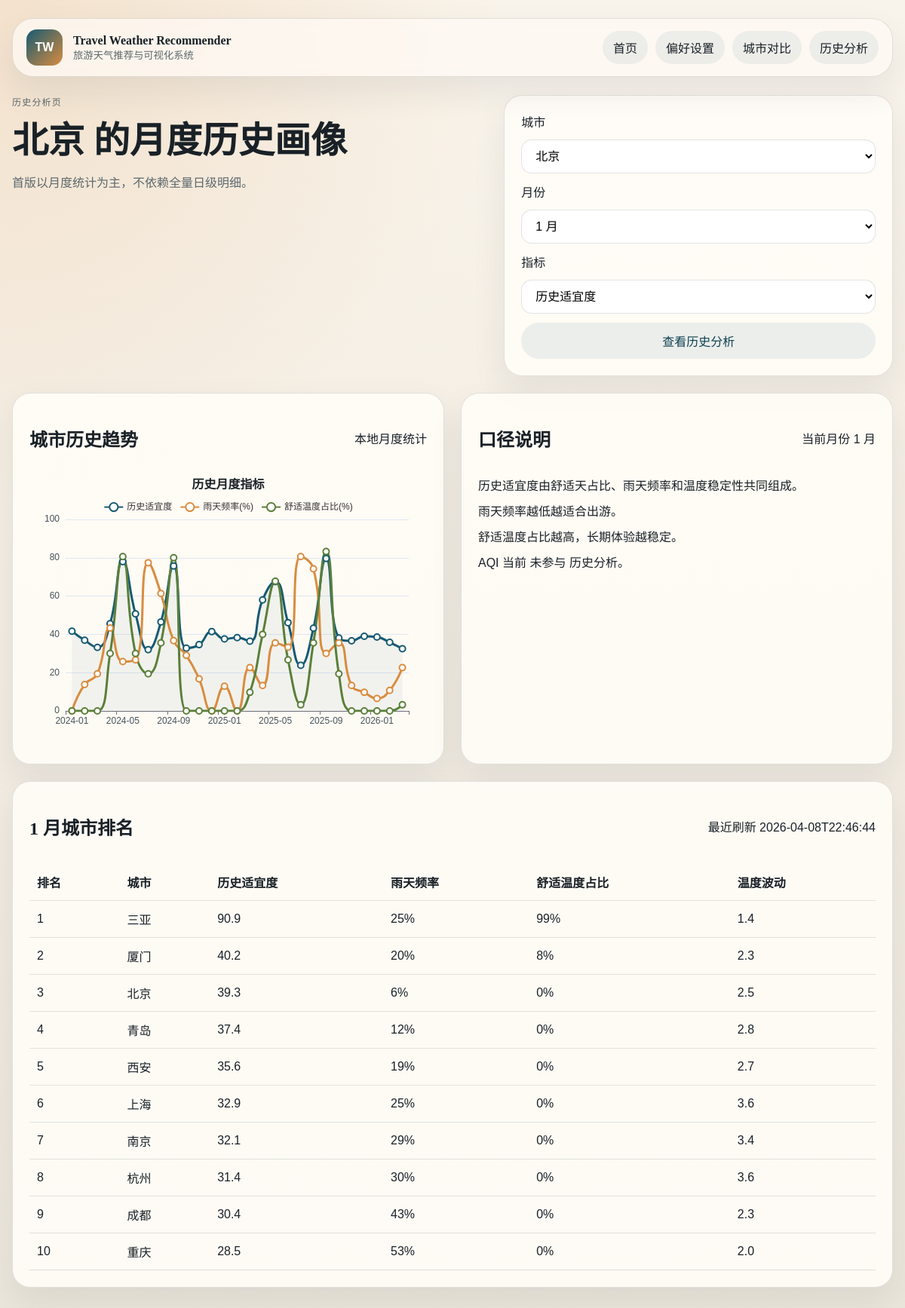
The app's page /history with its own data.
### tables this page shows
CREATE TABLE refresh_log (
                id INTEGER PRIMARY KEY AUTOINCREMENT,
                refresh_time TEXT NOT NULL,
                status TEXT NOT NULL,
                message TEXT NOT NULL
            );

CREATE TABLE history_monthly (
                city_slug TEXT NOT NULL,
                city_name TEXT NOT NULL,
                month_key TEXT NOT NULL,
                month_num INTEGER NOT NULL,
                avg_max_temp REAL,
                avg_min_temp REAL,
                avg_temp REAL,
                rainy_days INTEGER,
                rainy_ratio REAL,
                comfortable_days_ratio REAL,
                temp_std REAL,
                avg_wind_speed_kmh REAL,
                source_type TEXT,
                source_name TEXT,
                crawl_time TEXT,
                PRIMARY KEY (city_slug, month_key)
            );

### web/routes.py (the view)
    @app.get("/history")
    def history_page():
        repository = WeatherRepository()
        preferences = normalize_preferences(request.args)
        city_slug = request.args.get("city") or DEFAULT_CITY_SLUG
        metric = request.args.get("metric") or "suitability"
        history_df = repository.get_history_monthly()
        city_series = get_city_history_series(history_df, city_slug)
        month_options = month_num_options(history_df)
        selected_month = int(request.args.get("month", month_options[0] if month_options else 1))
        ranking = get_history_ranking(history_df, selected_month, metric)
        chart_data = {
            "months": [item["month_key"] for item in city_series],
            "history_scores": [item["history_score"] for item in city_series],
            "rainy_ratio": [round(float(item["rainy_ratio"]) * 100, 1) for item in city_series],
            "comfortable_ratio": [round(float(item["comfortable_days_ratio"]) * 100, 1) for item in city_series],
        }
        return render_template(
            "history.html",
            city=CITY_BY_SLUG[city_slug],
            selected_month=selected_month,
            month_options=month_options,
            metric=metric,
            history_series=city_series,
            ranking=ranking,
            chart_data=chart_data,
            preferences=preferences,
            latest_refresh=repository.get_latest_refresh_info(),
            aqi_available=repository.aqi_available(),
        )

### config/preferences.py (called while the page is built)
def normalize_preferences(raw_mapping) -> dict:
    cleaned = {}
    for key, default_value in DEFAULT_PREFERENCES.items():
        allowed = {value for value, _label in PREFERENCE_OPTIONS[key]}
        value = raw_mapping.get(key, default_value)
        cleaned[key] = value if value in allowed else default_value
    return cleaned

### service/database.py (called while the page is built)
def get_connection() -> sqlite3.Connection:
    DB_PATH.parent.mkdir(parents=True, exist_ok=True)
    connection = sqlite3.connect(DB_PATH)
    connection.row_factory = sqlite3.Row
    return connection

    def _read_df(self, query: str, params: tuple = ()) -> pd.DataFrame:
        connection = get_connection()
        try:
            return pd.read_sql_query(query, connection, params=params)
        finally:
            connection.close()

    def get_history_monthly(self, city_slug: str | None = None) -> pd.DataFrame:
        if city_slug:
            return self._read_df(
                "SELECT * FROM history_monthly WHERE city_slug = ? ORDER BY month_key",
                (city_slug,),
            )
        return self._read_df("SELECT * FROM history_monthly ORDER BY city_slug, month_key")

    def get_latest_refresh_info(self) -> dict:
        df = self._read_df(
            "SELECT refresh_time, status, message FROM refresh_log ORDER BY id DESC LIMIT 1"
        )
        if df.empty:
            return {"refresh_time": "未刷新", "status": "empty", "message": "当前数据库中还没有抓取记录。"}
        return df.iloc[0].to_dict()

    def aqi_available(self) -> bool:
        df = self._read_df("SELECT MAX(aqi) AS max_aqi FROM forecast_daily")
        return not df.empty and pd.notna(df.iloc[0]["max_aqi"])

### service/history_analysis.py (called while the page is built)
def score_history_monthly_row(row: dict) -> float:
    comfortable_component = float(row.get("comfortable_days_ratio", 0.0)) * 55
    rain_component = (1 - float(row.get("rainy_ratio", 0.0))) * 25
    temp_std = float(row.get("temp_std", 0.0))
    stability_component = max(0, (1 - min(temp_std, 12) / 12)) * 20
    return round(min(100, comfortable_component + rain_component + stability_component), 1)

def get_city_history_series(history_df: pd.DataFrame, city_slug: str) -> list[dict]:
    city_df = history_df[history_df["city_slug"] == city_slug].copy()
    if city_df.empty:
        return []
    city_df["history_score"] = city_df.apply(lambda row: score_history_monthly_row(row.to_dict()), axis=1)
    city_df = city_df.sort_values("month_key")
    return city_df.to_dict("records")

### web/templates/history.html (shortened to what this page needs)
{% extends "base.html" %}
{% block content %}
<section class="hero-panel compact">
    <div class="hero-copy">
        <p class="eyebrow">历史分析页</p>
        <h1>{{ city.name }} 的月度历史画像</h1>
        <p>首版以月度统计为主，不依赖全量日级明细。</p>
    </div>
    <form method="get" action="{{ url_for('history_page') }}" class="card filter-form">
        <label>城市</label>
        <select name="city">
            {% for item in cities %}
                <option value="{{ item.slug }}" {% if item.slug == city.slug %}selected{% endif %}>{{ item.name }}</option>
            {% endfor %}
        </select>
        <label>月份</label>
        <select name="month">
            {% for month in month_options %}
                <option value="{{ month }}" {% if month == selected_month %}selected{% endif %}>{{ month }} 月</option>
            {% endfor %}
        </select>
        <label>指标</label>
        <select name="metric">
            <option value="suitability" {% if metric == 'suitability' %}selected{% endif %}>历史适宜度</option>
        </select>
        <button type="submit" class="button">查看历史分析</button>
    </form>
</section>
<section class="content-grid">
    <div class="card chart-card">
        <div class="section-head"><h2>城市历史趋势</h2><span>本地月度统计</span></div>
        <div id="history-main-chart" class="chart"></div>
    </div>
    <div class="card">
        <div class="section-head"><h2>口径说明</h2><span>当前月份 {{ selected_month }} 月</span></div>
        <ul class="note-list">
            <li>历史适宜度由舒适天占比、雨天频率和温度稳定性共同组成。</li>
            <li>雨天频率越低越适合出游。</li>
            <li>舒适温度占比越高，长期体验越稳定。</li>
            <li>AQI 当前 {{ "已参与" if aqi_available else "未参与" }} 历史分析。</li>
        </ul>
    </div>
</section>
<section class="card">
    <div class="section-head"><h2>{{ selected_month }} 月城市排名</h2><span>最近刷新 {{ latest_refresh.refresh_time }}</span></div>
    <table class="data-table">
        <thead>
            <tr>
                <th>排名</th>
                <th>城市</th>
                <th>历史适宜度</th>
                <th>雨天频率</th>
                <th>舒适温度占比</th>
                <th>温度波动</th>
            </tr>
        </thead>
        <tbody>
            {% for row in ranking %}
            <tr>
                <td>{{ row.rank }}</td>
                <td>{{ row.city_name }}</td>
                <td>{{ row.history_score }}</td>
                <td>{{ "%.0f"|format(row.rainy_ratio * 100) }}%</td>
                <td>{{ "%.0f"|format(row.comfortable_days_ratio * 100) }}%</td>
                <td>{{ "%.1f"|format(row.temp_std) }}</td>
            </tr>
            {% endfor %}
        </tbody>
    </table>
</section>
{% endblock %}
{% block scripts %}
<script>
window.renderLineChart("history-main-chart", {
    labels: {{ chart_data.months | tojson }},
    series: [
        { name: "历史适宜度", values: {{ chart_data.history_scores | tojson }} },
        { name: "雨天频率(%)", values: {{ chart_data.rainy_ratio | tojson }} },
        { name: "舒适温度占比(%)", values: {{ chart_data.comfortable_ratio | tojson }} }
    ],
    title: "历史月度指标"
});
</script>
{% endblock %}

### web/static/css/style.css (style rules this page uses)
:root { --bg: #f4efe7; --paper: #fffdf8; --card: rgba(255, 252, 247, 0.92); --ink: #192127; --muted: #5c686d; --line: rgba(25, 33, 39, 0.12); --brand: #165a72; --brand-strong: #0e4152; --accent: #d98c3f; --success: #1b7f5a; --warning: #a55a22; --shadow: 0 20px 45px rgba(22, 39, 48, 0.08); --radius: 24px; }
* { box-sizing: border-box; }
body { margin: 0; color: var(--ink); font-family: "Source Han Sans SC", "Noto Sans SC", "Microsoft YaHei", sans-serif; background: radial-gradient(circle at top left, rgba(217, 140, 63, 0.18), transparent 32%), linear-gradient(180deg, #f9f4eb 0%, #f3ede3 48%, #ebe6db 100%); }
h1, h2, h3, .brand strong { font-family: Georgia, "Times New Roman", "Noto Serif SC", serif; }
.card, .city-card { background: var(--card); border: 1px solid var(--line); border-radius: var(--radius); box-shadow: var(--shadow); padding: 22px; }
.hero-panel { display: grid; grid-template-columns: 1.4fr 1fr; gap: 22px; align-items: stretch; }
.hero-panel.compact { grid-template-columns: 1.1fr 0.9fr; }
.eyebrow { margin: 0 0 12px; letter-spacing: 0.1em; text-transform: uppercase; color: var(--brand); font-size: 12px; }
.hero-copy h1 { margin: 0 0 12px; font-size: clamp(2rem, 4vw, 3.5rem); }
.hero-copy p, .card p { margin: 0; color: var(--muted); line-height: 1.75; }
.meta-list, .note-list, .weight-list { list-style: none; padding: 0; margin: 0; display: grid; gap: 10px; }
.controls-grid, .content-grid, .two-column, .compare-overview { display: grid; gap: 22px; }
.content-grid, .two-column { grid-template-columns: repeat(2, 1fr); }
.filter-form, .preference-form { display: grid; gap: 12px; }
select, button, input { font: inherit; }
select, input[type="text"] { width: 100%; padding: 12px 14px; border-radius: 14px; border: 1px solid var(--line); background: #fff; }
.button { display: inline-flex; align-items: center; justify-content: center; gap: 8px; padding: 11px 16px; border-radius: 999px; border: 1px solid transparent; background: rgba(22, 90, 114, 0.08); color: var(--brand-strong); cursor: pointer; transition: transform 160ms ease, background 160ms ease; }
.section-head { display: flex; justify-content: space-between; gap: 10px; align-items: center; margin-bottom: 12px; }
.chart { width: 100%; height: 360px; }
.data-table { width: 100%; border-collapse: collapse; }
.data-table th, .data-table td { padding: 12px 10px; border-bottom: 1px solid var(--line); text-align: left; }

### records on screen
refresh_log: refresh_time "2026-04-08T22:46:44"
history_monthly: rank "1", city_name "三亚", history_score "90.9", rainy_ratio "25", comfortable_days_ratio "99", temp_std "1.4"
history_monthly: rank "2", city_name "厦门", history_score "40.2", rainy_ratio "20", comfortable_days_ratio "8", temp_std "2.3"
history_monthly: rank "3", city_name "北京", history_score "39.3", rainy_ratio "6", row.comfortable_days_ratio*100 "0", temp_std "2.5"
history_monthly: rank "4", city_name "青岛", history_score "37.4", rainy_ratio "12", row.comfortable_days_ratio*100 "0", temp_std "2.8"
history_monthly: rank "5", city_name "西安", history_score "35.6", rainy_ratio "19", row.comfortable_days_ratio*100 "0", temp_std "2.7"
history_monthly: rank "6", city_name "上海", history_score "32.9", rainy_ratio "25", row.comfortable_days_ratio*100 "0", temp_std "3.6"
history_monthly: rank "7", city_name "南京", history_score "32.1", rainy_ratio "29", row.comfortable_days_ratio*100 "0", temp_std "3.4"
history_monthly: rank "8", city_name "杭州", history_score "31.4", rainy_ratio "30", row.comfortable_days_ratio*100 "0", temp_std "3.6"
history_monthly: rank "9", city_name "成都", history_score "30.4", rainy_ratio "43", row.comfortable_days_ratio*100 "0", temp_std "2.3"
history_monthly: rank "10", city_name "重庆", history_score "28.5", rainy_ratio "53", row.comfortable_days_ratio*100 "0", temp_std "2.0"

### other values on screen
{{ city.name }} "北京"
{{ selected_month }} "1"
{{ "已参与" if aqi_available else "未参与" }} "未参与"
form field city "北京"
form field month "1 月"
chart data {{ chart_data.history_scores | tojson }} [41.6, 36.9, 33.2, 45.6, 78.0, 50.7, 32.0, 46.5, 75.7, 32.8, 34.6, 41.4, 37.6, 38.3, 36.4, 58.0, 67.5, 46.1, 23.8, 43.2, 79.6, 38.1, 36.6, 39.0, 38.6, 35.8, 32.5]
chart data {{ chart_data.rainy_ratio | tojson }} [0.0, 13.8, 19.4, 43.3, 25.8, 26.7, 77.4, 61.3, 36.7, 29.0, 16.7, 0.0, 12.9, 0.0, 22.6, 13.3, 35.5, 33.3, 80.6, 74.2, 30.0, 35.5, 13.3, 9.7, 6.5, 10.7, 22.6]
chart data {{ chart_data.comfortable_ratio | tojson }} [0.0, 0.0, 0.0, 30.0, 80.6, 30.0, 19.4, 35.5, 80.0, 0.0, 0.0, 0.0, 0.0, 0.0, 9.7, 40.0, 67.7, 26.7, 3.2, 35.5, 83.3, 19.4, 0.0, 0.0, 0.0, 0.0, 3.2]
